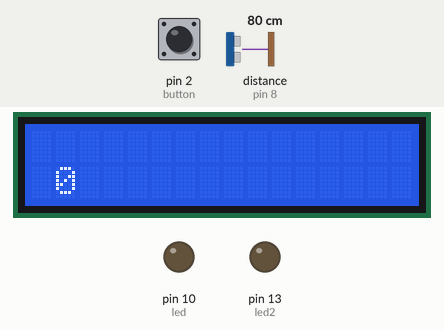
A sketch run on a simulated Arduino Uno, built with avr-gcc and run on an emulated ATmega328P. Parts: 16×2 character LCD, output pins drawn as LEDs (lit = HIGH). The test bench sets the inputs (shaded band); at power-on: pin 2 (button) HIGH, distance to the obstacle (sensor on pin 8) 80 cm. The echo pulse lasts 58.3 µs per cm; pins used as bus, display or sensor lines are not drawn; what the sketch prints to the serial monitor is not drawn.

Above: at 1.2 s.
1.3 s: pin 2 (button) pulled LOW for 0.15 s
At 2.2 s:
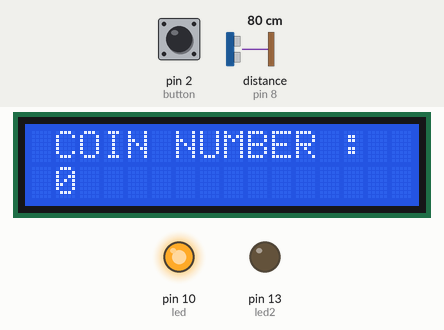
2.9 s: distance to the obstacle (sensor on pin 8) set to 7 cm
4.4 s: distance to the obstacle (sensor on pin 8) set to 4 cm
At 4.9 s:
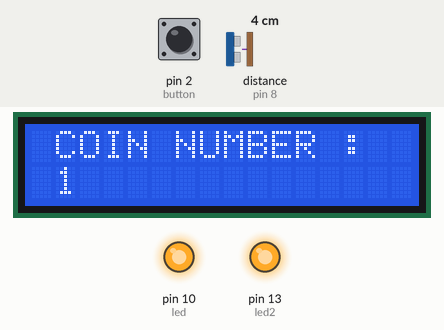
7.4 s: pin 2 (button) pulled LOW for 1 s
At 8.6 s:
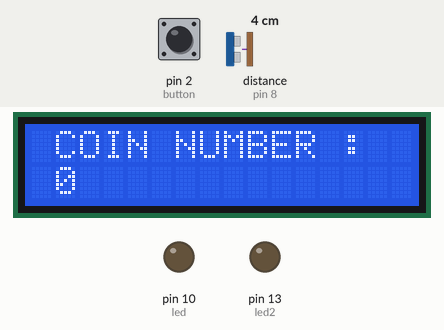
Timing chart, 0 to 10.4 s (numbered marks = the images above; inputs shaded):
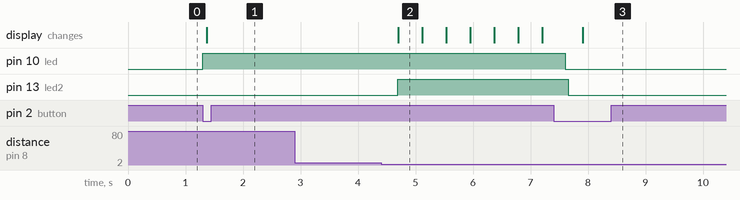

Measured:
- the behaviour switches between 6 and 5 cm on distance to the obstacle (sensor on pin 8) (found by bisection; images 1 and 2)
- after the input at 1.3 s, pin 10 (led): LOW → HIGH at once; the display: changes after 0.07 s (image 1)
- after the input at 2.9 s, every drawn part: stays the same
- after the input at 4.4 s, pin 13 (led2): LOW → HIGH after 0.29 s; the display: changes after 0.30 s (image 2)
- after the input at 7.4 s, pin 10 (led): HIGH → LOW after 0.21 s; pin 13 (led2): HIGH → LOW after 0.26 s
- what the display in image 2 shows lasts 0.4 s, from 4.7 s to 5.1 s

The sketch:

coin_counter_with_full_display.ino
```cpp
#include<Wire.h>
#include<LiquidCrystal_I2C.h>

const int button = 2;
const int led = 10;
const int led2 = 13;

const int trig = 7;
const int echo = 8;

byte lastButton=1;
byte ledState = 0 ;

int num = 0;

LiquidCrystal_I2C lcd(0x27 , 16 , 2);

void setup() {
Serial.begin(9600);

pinMode(led,OUTPUT);
pinMode(led2,OUTPUT);
pinMode(trig,OUTPUT);

pinMode(button,INPUT);
pinMode(echo,INPUT);

lcd.init();
lcd.backlight();
}

void loop() {

byte buttonState = digitalRead(button);

if(buttonState != lastButton && buttonState==LOW){
ledState = !ledState;
digitalWrite(led,ledState);
delay(50);
}

lastButton = buttonState;

long cm,duration;

if(ledState==HIGH){
digitalWrite(trig,LOW);
delayMicroseconds(2);
digitalWrite(trig,HIGH);
delayMicroseconds(10);
digitalWrite(trig,LOW);

duration = pulseIn(echo,HIGH);
cm = ms_to_cm(duration);

lcd.setCursor(1,0);
lcd.print("COIN NUMBER :");

if(cm<6){
            num++;
            digitalWrite(led2,HIGH);
            Serial.print("Coin number ");
            Serial.println(num);

            lcdDisplay(num);
          }
          else{
            digitalWrite(led2,LOW);
          }
          delay(400);
     }
     else{
          digitalWrite(led2,LOW);
          lcdDisplay(0);
          num=0;
     }
}

long ms_to_cm(long ms){
  return ms / 29 / 2 ;
}

void lcdDisplay(int n){

lcd.setCursor(1,1);
lcd.print("  ");
lcd.setCursor(1,1);
lcd.print(n);
}
```
